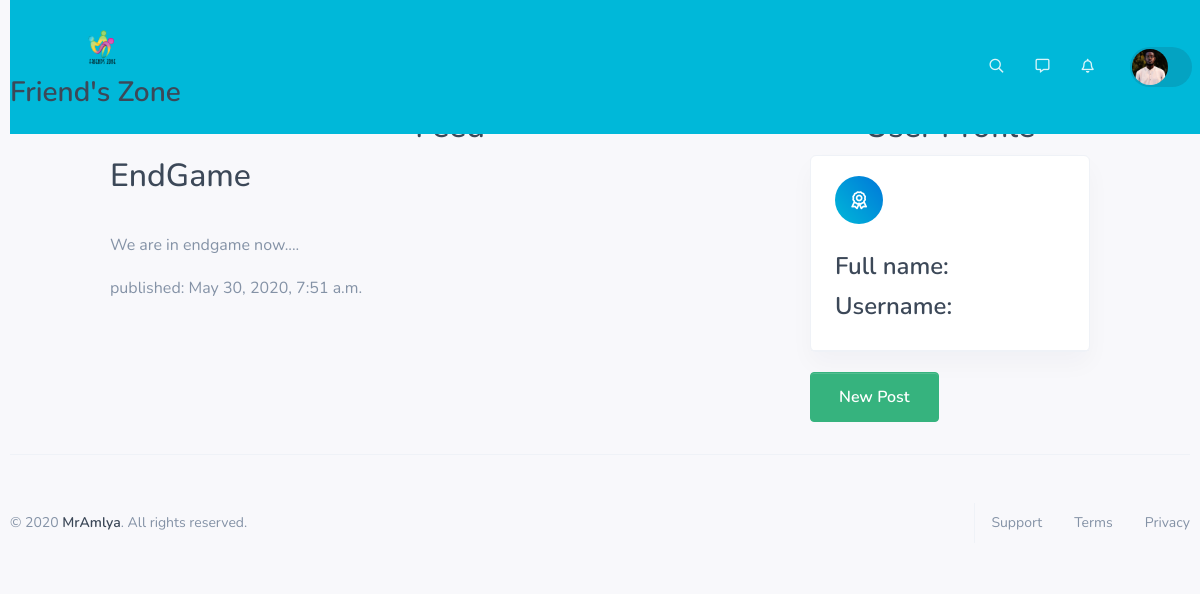
The app's page /post/2/ with its own data.
### blog/models.py (models this page shows, shortened)
class Post(models.Model):
    title = models.CharField(max_length=50)
    hotel_Main_Img = models.ImageField(upload_to='images/')
    text = models.TextField()
    created_date = models.DateTimeField(default=timezone.now)
    published_date = models.DateTimeField(blank=True, null=True)
    author = models.ForeignKey(settings.AUTH_USER_MODEL, on_delete=models.CASCADE)

### blog/views.py (the view)
# urls.py: path('post/<int:pk>/', views.post_detail, name="post_detail"),
def post_detail(request,pk):
    post = get_object_or_404(Post, pk=pk)
    return render(request, 'blog/post_detail.html', {'post':post})

### blog/templates/blog/post_detail.html (shortened to what this page needs)
{% extends 'blog/base.html' %}
{% block containt %}
        <div class="post">
            <h2><a href="{% url 'post_detail' pk=post.pk %}">{{ post.title }}</a></h2>
            <p>{{ post.text|linebreaksbr }}</p>
            {% if post.published_date %}
            <div class="date">
                <p>published: {{ post.published_date }}</p>
            </div>
            {% endif %}
        </div>
{% endblock %}

### records on screen
Post: title "EndGame", text "We are in endgame now....", published_date "May 30, 2020, 7:51 a.m."
